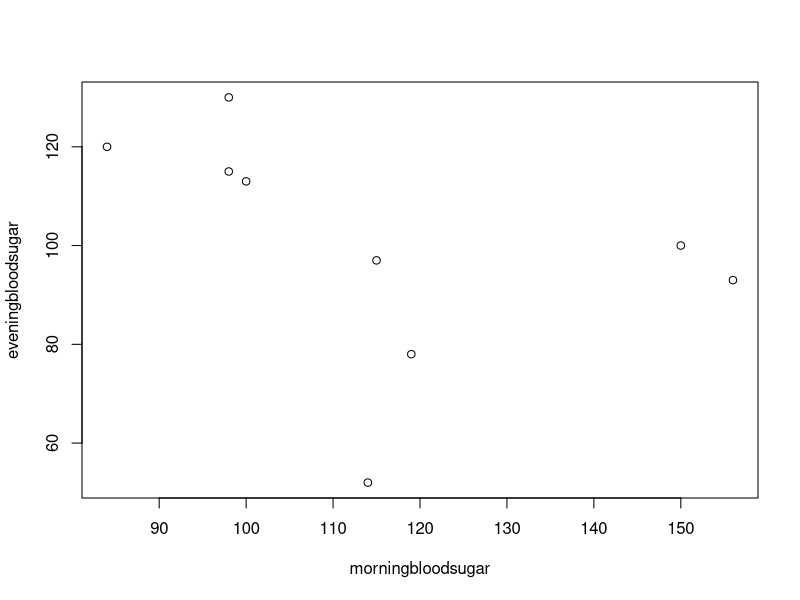

Here is the R script that generated this plot:
library(dbplyr)
## Setting two different variables that are going to contain an array of numbers

morningbloodsugar <- c(100, 98, 115, 98, 84, 114, 119, 156, 150) #X-axis
eveningbloodsugar <- c(113, 115, 97, 130, 120, 52, 78, 93, 100) #Y-axis

#First thing want to do before conducting any tyoe of analysis
## Check statistical assumptions ->
# 1. See if there is a normal distribution of values
# 2. Is the homogeneity of variance good
# 3. Is there a linear relationship that exist between these two diff. datasets 

### STEP 1: IS THERE A LINEAR RELATIONSHIP BETWEEN THESE TWO SETS OF DATA? ###
# Easiest way to see that is to perform a scatter plot 

## plotting a scatter plot function == plot(x,y)
plot(morningbloodsugar, eveningbloodsugar)

#FAILED - Step 1 visaully does not appear to be a linear relationship between morsning and evening blood sugar levels

### STEP 2: NORMAL DISTRIBUTION
## mean(x) == to find the average of the variable
## sd(x) == finding the standard deviation
morningBSmean <- mean(morningbloodsugar)
morningBSsd <- sd(morningbloodsugar)

eveningBSmean <- mean(eveningbloodsugar)
eveningBSsd <- sd(eveningbloodsugar)

#PASSED! - Step 2 The mean is larger than the standard deviation for booth variables
# Leaning toward a NON-PARAMETRIC test 

### STEP 3: HOMOGENEITY OF VARIANCE ###
## FAILED HOMOGENITY OF VARIANCE

### STEP 4: PERFORMING A NON-PARAMETRIC CORRELATION TEST ###
# Pearson test - out
# Kendall/Spearman test to choose from -> nested in cor.test() documentation -> Test for Association/Correlation/ etween Paired Samples
# cor.test -> two values x,y and methods()-> the type of test we want
## cor.test(x,y, method = "pearson, kendall, spearman"), conf.level = 0.95
## SPEAMAN Test 
spearmanOutput = cor.test(morningbloodsugar, eveningbloodsugar, 
         method = c("spearman"), 
         conf.level =0.95)
## rho -> -0.44 means hypothetically there is a negative trend between two data points

## KENDALL Test
kendallOutput = cor.test(morningbloodsugar, eveningbloodsugar, 
                          method = c("kendall"), 
                          conf.level =0.95)
# What does it mean???
# If the method is kendall/spearman we get -> rho statistics 
## > used to estimate a ranked-based measure of association. 
## >> These test may be used to if the data do not necessarily come from a bi-variate normal distribution
